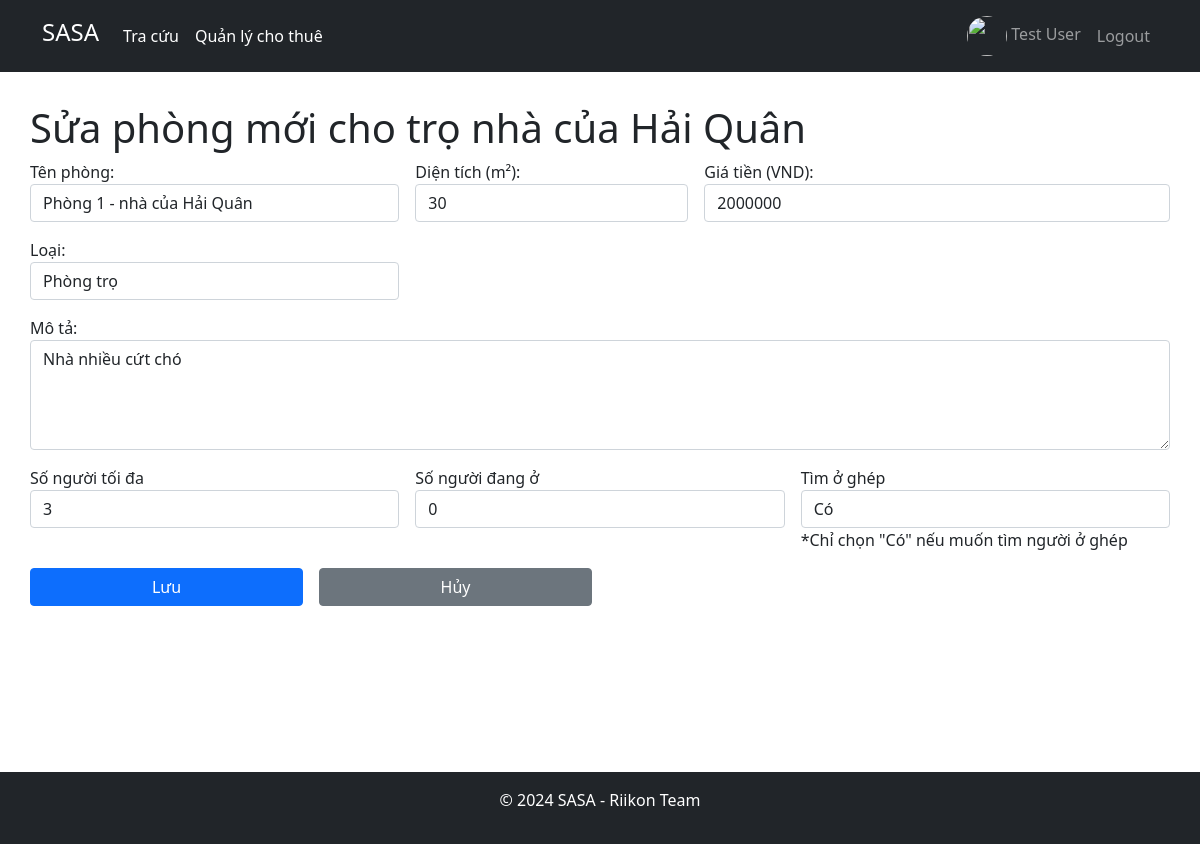
/room/1/edit (signed in), run on an earlier commit of the app's database.
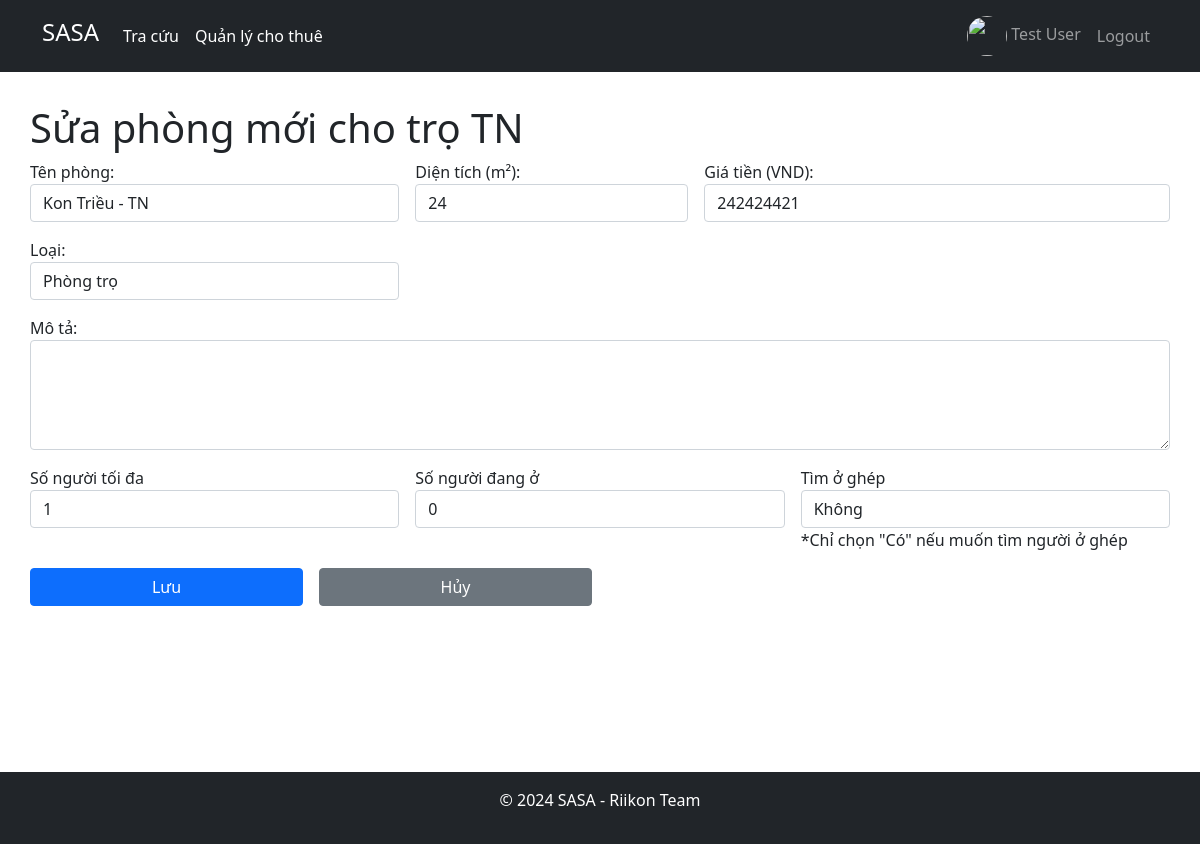
And on a later commit of the database.
### app/models.py (models this page shows)
class House(db.Model):
    id = db.Column(db.Integer, primary_key=True)
    name = db.Column(db.String(120), nullable=False, unique=True)
    renter = db.Column(db.Integer, db.ForeignKey('user.id', ondelete='SET NULL'), nullable=True)
    city = db.Column(db.String(120), nullable=False)
    district = db.Column(db.String(120), nullable=False)
    ward = db.Column(db.String(120), nullable=False)
    street = db.Column(db.String(120), nullable=True)
    lat = db.Column(db.Float, nullable=False)
    lon = db.Column(db.Float, nullable=False)
    flood = db.Column(db.Integer, nullable=False)
    type = db.Column(db.String(120), nullable=False)
    description = db.Column(db.Text, nullable=True)
    full_address = db.Column(db.String(200), nullable=False)
    importance = db.Column(db.Float, nullable=False)
    place_rank = db.Column(db.Integer, nullable=False)
    rate = db.Column(db.Float, nullable=False, default=0)
    created_at = db.Column(db.DateTime, default=datetime.datetime.now())
    updated_at = db.Column(db.DateTime, default=datetime.datetime.now(), onupdate=datetime.datetime.now())

### app/routes.py (the view, shortened to what this page needs)
@app.route('/room/<int:id>/edit', methods=['GET', 'POST'])
@login_required
def editRoom(id):
    if current_user.role != 'renter':
        return redirect(url_for('home'))
    room = Room.query.get(id)
    house = House.query.get(room.house_id)
    return render_template('editRoom.html', title='Chỉnh sửa phòng trọ', room=room, house=house)

### app/routes.py (called while the page is built)
def update_template_context():
    user = None
    if current_user.is_authenticated:
        user = current_user
    return dict(user=user)

@login_manager.user_loader
def load_user(user_id):
    return User.query.get(int(user_id))

### app/templates/editRoom.html (shortened to what this page needs)
{% extends 'layouts/base.html' %}
{% block content %}
<link rel="stylesheet" href="https://unpkg.com/leaflet@1.9.4/dist/leaflet.css"/>
    <h1>Sửa phòng mới cho trọ {{ house.name }}</h1>
    <form action="{{ url_for('editRoom', id=house.id) }}" method="post" enctype="multipart/form-data" class="row g-3">
        <div class="form-group col-md-4">
            <label for="name">Tên phòng:</label>
            <input type="text" class="form-control" id="name" name="name" required placeholder="Phòng 1"
                value="" >
        </div>
        <div class="form-group col-md-3">
            <label for="area">Diện tích (m²):</label>
            <input type="number" class="form-control" id="area" name="area" required>
        </div>
        <div class="form-group col-md-5">
            <label for="price">Giá tiền (VND):</label>
            <input type="number" class="form-control" id="price" name="price" required >
        </div>
        <div class="form-group col-md-4">
            <label for="type">Loại:</label>
            <select class="form-control" id="type" name="type" required value="" >
                <option value="tro">Phòng trọ</option>
            </select>
        </div>
        <div class="form-group">
            <label for="description">Mô tả:</label>
            <textarea class="form-control" id="description" name="description" rows="4" required>
            </textarea>
        </div>
        <div class="form-group col-md-4">
            <label for="numMax">Số người tối đa</label>
            <input type="number" class="form-control" id="numMax" name="numMax" required value="1" min="1" max="16">
        </div>
        <div class="form-group col-md-4">
            <label for="numCur">Số người đang ở</label>
            <input type="number" class="form-control" id="numCur" name="numCur" required value="0" min="0" max="16">
        </div>
        <div class="form-group col-md-4">
            <label for="matching">Tìm ở ghép</label>
            <select class="form-control" id="matching" name="matching" required>
                <option value="false">Không</option>
                <option value="true">Có</option>
            </select>
            <span>*Chỉ chọn "Có" nếu muốn tìm người ở ghép</span>
        </div>
        <div class="form-group col-md-6 d-flex justify-content-center gap-3">
            <button type="submit" class="btn btn-primary w-100">Lưu</button>
            <a href="{{ url_for('seeRooms', id=house.id) }}" class="btn btn-secondary w-100">Hủy</a>
        </div>
    </form>
{% endblock %}

What changed in the data, as far as the page shows it:
changed House: name "nhà của Hải Quân" → "TN"
Also different on the page:
form field name: "Phòng 1 - nhà của Hải Quân" → "Kon Triều - TN"
form field area: "30" → "24"
form field price: "2000000" → "242424421"
form field description: "Nhà nhiều cứt chó" → (not shown)
form field numMax: "3" → "1"
form field matching: "Có" → "Không"
